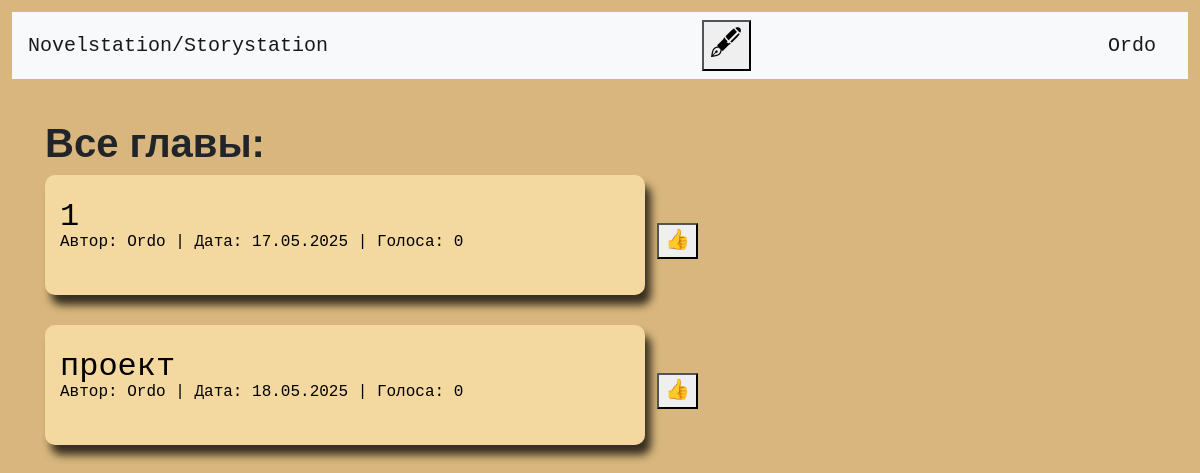
/ (signed in), run on the app's committed database.
### data/users.py (models this page shows, shortened)
class User(SqlAlchemyBase, UserMixin):
    __tablename__ = 'users'
    id = sqlalchemy.Column(sqlalchemy.Integer, primary_key=True, autoincrement=True)
    name = sqlalchemy.Column(sqlalchemy.String(50), nullable=True)
    about = sqlalchemy.Column(sqlalchemy.String, nullable=True)
    email = sqlalchemy.Column(sqlalchemy.String, index=True, unique=True, nullable=True)
    hashed_password = sqlalchemy.Column(sqlalchemy.String, nullable=True)
    created_date = sqlalchemy.Column(sqlalchemy.DateTime, default=datetime.now)
    chapters = sqlalchemy.Column(sqlalchemy.String, nullable=True)
    img = sqlalchemy.Column(sqlalchemy.String, default='../static/0.jpg')

### data/chapters.py (models this page shows)
class Chapter(SqlAlchemyBase, UserMixin):
    __tablename__ = 'chapters'
    id = Column(Integer, primary_key=True)
    parent = Column(Integer, default=-1)
    author_id = Column(Integer, ForeignKey("users.id"))
    state = Column(Integer, default=0)  # 0-первая глава 1-продолжениеб 2-концовка
    votes = Column(Integer, default=0)
    date = Column(DateTime, default=datetime.utcnow)
    content = Column(Text, nullable=False, default='')
    title = Column(Text, nullable=False)

### server.py (the view)
@app.route('/')
def index():
    db_sess = db_session.create_session()
    chapters = [char for char in db_sess.query(Chapter).all() if char.state == 0]
    return render_template('index.html', chapters=chapters, title='Лента', users=db_sess.query(User).all())

### data/db_session.py (called while the page is built)
def create_session() -> Session:
    global __factory
    return __factory()

### server.py (called while the page is built)
@login_manager.user_loader
def load_user(user_id):
    db_sess = db_session.create_session()
    return db_sess.query(User).get(user_id)

### templates/index.html (shortened to what this page needs)
{% extends "base.html" %}
{% block head %}
<link rel="stylesheet" href="../static/base.css">
{% endblock %}
{% block content %}
<br>
<h1>Все главы:</h1>
{% for chapter in chapters %}
    <a href="/read/{{ chapter.id }}">
        <button class="editorSheet" style='overflow: hidden; border-radius: 10px; min-height: 10vw; max-height: 20vw'>
            <h2 style="margin-bottom: -10px">{{ chapter.title|safe }}</h2>
            <div style="overflow-wrap: anywhere">
                <small style="margin-top: -10px">Автор: {{ current_user.name|safe }} | Дата: {{ chapter.date.strftime('%d.%m.%Y') }} | Голоса: {{ chapter.votes|safe }}</small>
            </div>
        </button>
    </a>
    <a href="/vote/{{ chapter.id }}{{index}}">
        <button class="vote-btn">👍</button>
    </a>
    <br>
    <br>
{% endfor %}
{% endblock %}

### templates/base.html (shortened to what this page needs)
<!doctype html>
<html lang="ru">
<head>
    <link rel="stylesheet"
          href="https://stackpath.bootstrapcdn.com/bootstrap/4.4.1/css/bootstrap.min.css"
>
    {% block head %}{% endblock %}
</head>
<body>
<header>
    <nav class="navbar navbar-light bg-light">
        <a class="navbar-brand" href="/">Novelstation/Storystation</a>
        {% if current_user.is_authenticated %}
        <form action="/personal/{{ current_user.id }}">
            <button style="font-size: 30px" type="text" required>🖋</button>
        </form>
        <a class="navbar-brand" href="/profile/{{ current_user.id }}">{{ current_user.name }}</a>
        {% else %}
        <p>
            <a class="btn btn-primary " href="/register">Зарегистрироваться</a>
            <a class="btn btn-success" href="/login">Войти</a>
        </p>
        {% endif %}
    </nav>
</header>
<main role="main" class="container">
    <div style="margin-top: 10px">
    {% block content %}{% endblock %}
    </div>
</main>
</body>
</html>

### static/base.css (style rules this page uses)
body { text-align: left; margin: 1vw; font-family: Courier New, Courier, sans-serif; font-size: 20px; background-color: #d8b67d; }
.editorSheet { width: 50vw; min-height: 100vw; margin-left: 0; border: 0 solid; text-align: left; background-color: #f3d8a0; -webkit-box-shadow: 6px 10px 9px 0 rgba(0, 0, 0, 0.75); -moz-box-shadow: 6px 10px 9px 0 rgba(0, 0, 0, 0.75); box-shadow: 6px 10px 9px 0 rgba(0, 0, 0, 0.75); padding: 15px; }
h1 { font-size: 40px; font-family: Tahoma, sans-serif; font-weight: 900; }

### data on the page
User: name "Ordo"
Chapter: title "1", date "17.05.2025", votes "0"
Chapter: title "проект", date "18.05.2025", votes "0"
